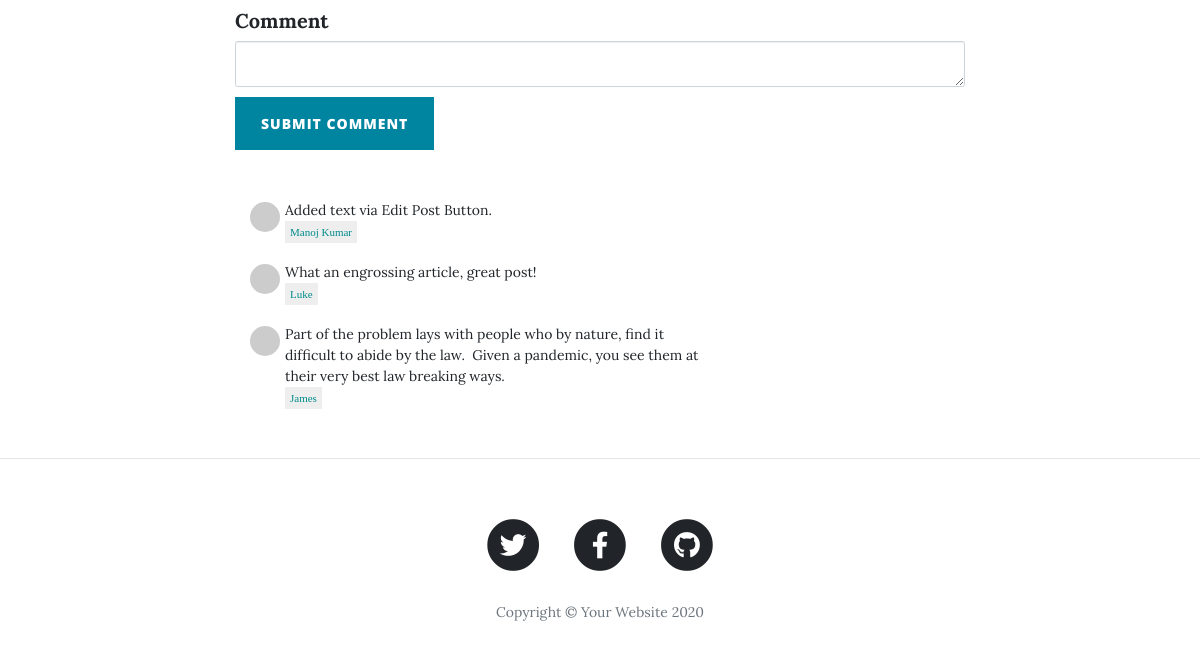
/post/1 (lower part), run on an earlier commit of the app's database.
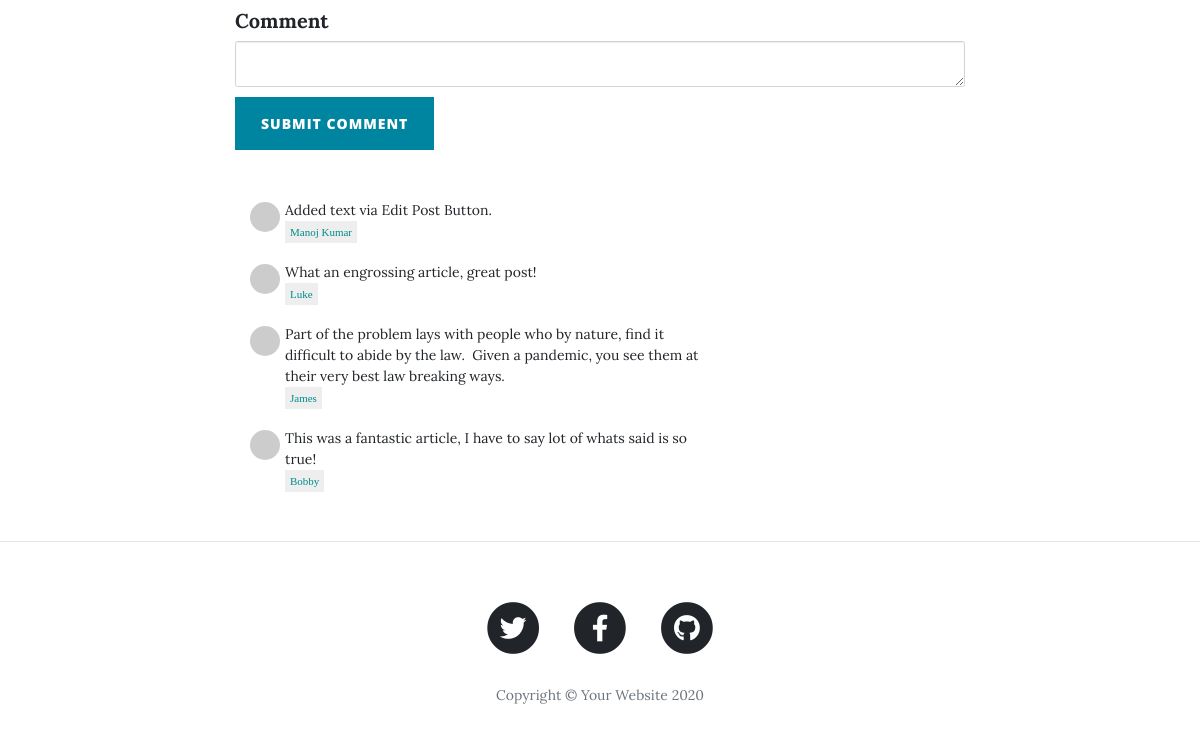
And on a later commit of the database.
### main.py (models this page shows)
class Comment(db.Model):
    __tablename__ = "comments"
    id = db.Column(db.Integer, primary_key=True)
    post_id = db.Column(db.Integer, db.ForeignKey("blog_posts.id"))
    author_id = db.Column(db.Integer, db.ForeignKey("users.id"))
    parent_post = relationship("BlogPost", back_populates="comments")
    comment_author = relationship("User", back_populates="comments")
    text = db.Column(db.Text, nullable=False)

class User(UserMixin, db.Model):
    __tablename__ = "users"
    id = db.Column(db.Integer, primary_key=True)
    email = db.Column(db.String(100), unique=True)
    password = db.Column(db.String(100))
    name = db.Column(db.String(100))
    posts = relationship("BlogPost", back_populates="author")
    comments = relationship("Comment", back_populates="comment_author")

### main.py (the view, shortened to what this page needs)
@app.route("/post/<int:post_id>", methods=["GET", "POST"])
def show_post(post_id):
    form = CommentForm()
    requested_post = BlogPost.query.get(post_id)
    return render_template("post.html", post=requested_post, form=form, current_user=current_user)

### forms.py
class CommentForm(FlaskForm):
    comment_text = CKEditorField("Comment", validators=[DataRequired()])
    submit = SubmitField("Submit Comment")

### templates/post.html (shortened to what this page needs)
{% extends 'bootstrap/base.html' %}
{% import "bootstrap/wtf.html" as wtf %}
{% block content %}
{% include "header.html" %}
<article>
    <div class="container">
        <div class="row">
            <div class="col-lg-8 col-md-10 mx-auto">
                {{ wtf.quick_form(form, novalidate=True, button_map={"submit": "primary"}) }}
                <div class="col-lg-8 col-md-10 mx-auto comment">
                    {% for comment in post.comments: %}
                    <ul class="commentList">
                        <li>
                            <div class="commenterImage">
                                <img src="{{ comment.comment_author.email | gravatar }}"/>
                            </div>
                            <div id="some-comment" class="commentText">
                                {{comment.text|safe}}
                                <span class="date sub-text">{{comment.comment_author.name}}</span>
                            </div>
                        </li>
                    </ul>
                    {% endfor %}
                </div>
            </div>
        </div>
    </div>
</article>
<hr>
{% include "footer.html" %}
{% endblock %}

### templates/header.html (shortened to what this page needs)
<!DOCTYPE html>
<html lang="en">
<head>
  <link href="{{ url_for('static', filename='vendor/bootstrap/css/bootstrap.min.css') }}" rel="stylesheet">
  <link href="{{ url_for('static', filename='vendor/fontawesome-free/css/all.min.css')}}" rel="stylesheet" type="text/css">
  <link href="{{ url_for('static', filename='css/clean-blog.min.css')}}" rel="stylesheet">
</head>
<body>

### templates/footer.html (shortened to what this page needs)
  <footer>
    <div class="container">
      <div class="row">
        <div class="col-lg-8 col-md-10 mx-auto">
          <ul class="list-inline text-center">
            <li class="list-inline-item">
              <a href="#">
                <span class="fa-stack fa-lg">
                  <i class="fas fa-circle fa-stack-2x"></i>
                  <i class="fab fa-twitter fa-stack-1x fa-inverse"></i>
                </span>
              </a>
            </li>
            <li class="list-inline-item">
              <a href="#">
                <span class="fa-stack fa-lg">
                  <i class="fas fa-circle fa-stack-2x"></i>
                  <i class="fab fa-facebook-f fa-stack-1x fa-inverse"></i>
                </span>
              </a>
            </li>
            <li class="list-inline-item">
              <a href="#">
                <span class="fa-stack fa-lg">
                  <i class="fas fa-circle fa-stack-2x"></i>
                  <i class="fab fa-github fa-stack-1x fa-inverse"></i>
                </span>
              </a>
            </li>
          </ul>
          <p class="copyright text-muted">Copyright &copy; Your Website 2020</p>
        </div>
      </div>
    </div>
  </footer>
</body>
</html>

What changed in the data, as far as the page shows it:
added Comment: text "This was a fantastic article, I have to say lot of whats said is so true!", comment_author.name "Bobby"
